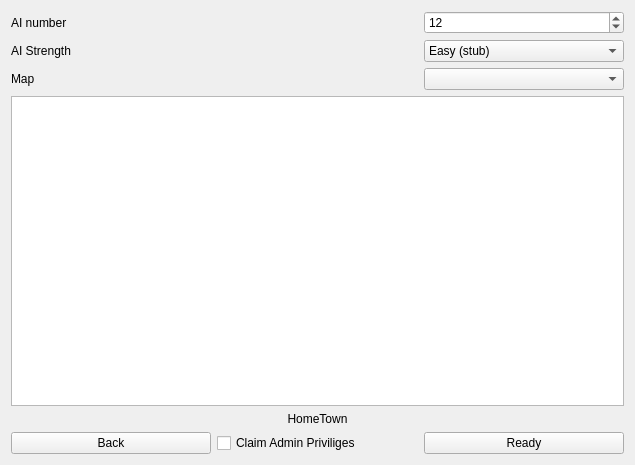
<?xml version="1.0" encoding="UTF-8"?>
<ui version="4.0">
 <class>GameSettingsMenu</class>
 <widget class="QWidget" name="GameSettingsMenu">
  <property name="geometry">
   <rect>
    <x>0</x>
    <y>0</y>
    <width>635</width>
    <height>465</height>
   </rect>
  </property>
  <property name="windowTitle">
   <string>Form</string>
  </property>
  <layout class="QGridLayout" name="gridLayout">
   <item row="0" column="0">
    <widget class="QLabel" name="label">
     <property name="text">
      <string>AI number</string>
     </property>
    </widget>
   </item>
   <item row="1" column="0">
    <widget class="QLabel" name="label_2">
     <property name="text">
      <string>AI Strength</string>
     </property>
    </widget>
   </item>
   <item row="2" column="0">
    <widget class="QLabel" name="label_3">
     <property name="text">
      <string>Map</string>
     </property>
    </widget>
   </item>
   <item row="3" column="0" colspan="3">
    <widget class="QGraphicsView" name="MapPreview"/>
   </item>
   <item row="2" column="2">
    <widget class="QComboBox" name="MapBox"/>
   </item>
   <item row="1" column="2">
    <widget class="QComboBox" name="StrengthBox">
     <item>
      <property name="text">
       <string>Easy (stub)</string>
      </property>
     </item>
     <item>
      <property name="text">
       <string>Medium</string>
      </property>
     </item>
     <item>
      <property name="text">
       <string>Hard (intelligent)</string>
      </property>
     </item>
    </widget>
   </item>
   <item row="0" column="2">
    <widget class="QSpinBox" name="AICounterBox">
     <property name="maximum">
      <number>63</number>
     </property>
     <property name="value">
      <number>12</number>
     </property>
    </widget>
   </item>
   <item row="5" column="2">
    <widget class="QPushButton" name="ReadyButton">
     <property name="text">
      <string>Ready</string>
     </property>
    </widget>
   </item>
   <item row="4" column="1">
    <widget class="QLabel" name="label_4">
     <property name="text">
      <string>HomeTown</string>
     </property>
     <property name="alignment">
      <set>Qt::AlignCenter</set>
     </property>
    </widget>
   </item>
   <item row="5" column="0">
    <widget class="QPushButton" name="AbortButton">
     <property name="text">
      <string>Back</string>
     </property>
    </widget>
   </item>
   <item row="5" column="1">
    <widget class="QCheckBox" name="ClaimAdminBox">
     <property name="text">
      <string>Claim Admin Priviliges</string>
     </property>
    </widget>
   </item>
  </layout>
 </widget>
 <resources/>
 <connections/>
</ui>
